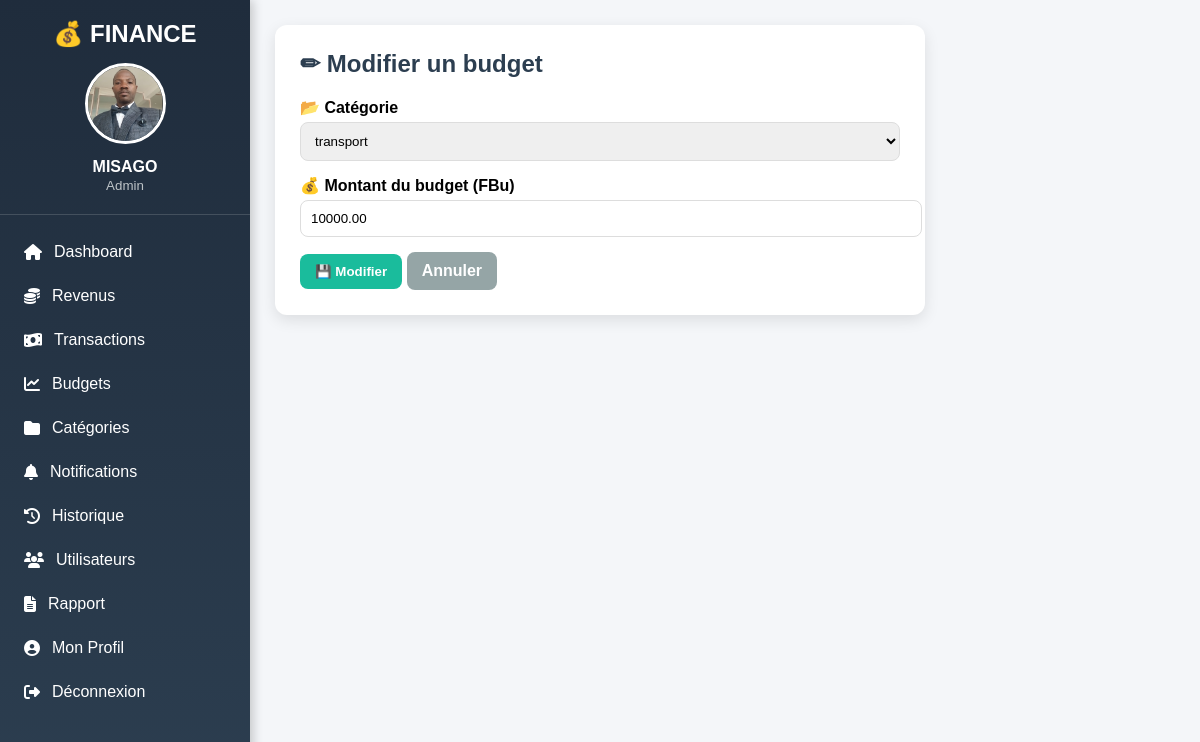
Screenshot of /finance/budgets/edit/1/ (signed in) with the database file from the repository.
### accounts/models.py (models this page shows, shortened)
class User(AbstractUser):
    username = None
    nom = models.CharField(
        max_length=100,
        blank=True,
        null=True
    )
    email = models.EmailField(
        unique=True
    )
    role = models.CharField(
        max_length=20,
        default="utilisateur"
    )
    statut = models.CharField(
        max_length=20,
        default="en attente"
    )
    photo = models.ImageField(
        upload_to="profiles/",
        blank=True,
        null=True,
        default="profiles/default.png"
    )
    USERNAME_FIELD = "email"
    REQUIRED_FIELDS = []
    objects = UserManager()

### finance/models.py (models this page shows, shortened)
class Budget(models.Model):
    user = models.ForeignKey(User, on_delete=models.CASCADE)
    categorie = models.ForeignKey(Categorie, on_delete=models.CASCADE)
    montant = models.DecimalField(max_digits=12, decimal_places=2)
    mois = models.PositiveIntegerField()
    annee = models.PositiveIntegerField()
    date_creation = models.DateTimeField(auto_now_add=True)
    class Meta:
        ordering = ["annee", "mois"]
        unique_together = ("user", "categorie", "mois", "annee")

class Categorie(models.Model):
    user = models.ForeignKey(User, on_delete=models.CASCADE)
    nom = models.CharField(max_length=100)
    description = models.CharField(max_length=255, blank=True, null=True)
    date_creation = models.DateTimeField(auto_now_add=True)
    class Meta:
        ordering = ["nom"]
        unique_together = ("user", "nom")

### finance/views.py (the view, shortened to what this page needs)
# urls.py: path('budgets/edit/<int:pk>/', views.edit_budget, name='edit_budget'),
@login_required
def edit_budget(request, pk):
    budget = get_object_or_404(Budget, pk=pk, user=request.user)
    categories = Categorie.objects.filter(user=request.user)
    return render(request, "finance/edit_budget.html", {
        "budget": budget,
        "categories": categories
    })

### templates/finance/edit_budget.html (shortened to what this page needs)
{% extends "base.html" %}
{% block content %}
<div class="form-box">
    <div class="form-title">✏ Modifier un budget</div>
    <form method="POST">
        <label>📂 Catégorie</label>
        <select name="categorie" required>
            {% for categorie in categories %}
                <option value="{{ categorie.id }}"
                    {% if categorie.id == budget.categorie.id %}
                        selected
                    {% endif %}
                >
                    {{ categorie.nom }}
                </option>
            {% endfor %}
        </select>
        <label>💰 Montant du budget (FBu)</label>
        <input type="number"
               name="montant"
               step="0.01"
               min="0"
               value="{{ budget.montant }}"
               required>
        <button type="submit" class="btn btn-primary">
            💾 Modifier
        </button>
        <a href="{% url 'budget_list' %}" class="btn btn-secondary">
            Annuler
        </a>
    </form>
</div>
{% endblock %}

### templates/base.html (shortened to what this page needs)
<!DOCTYPE html>
<html lang="fr">
<head>
    <link rel="stylesheet" href="https://cdnjs.cloudflare.com/ajax/libs/font-awesome/6.5.0/css/all.min.css">
</head>
<body>
<div class="sidebar">
<h2>💰 FINANCE</h2>
<div class="user-box">
{% if request.user.photo %}
    <img src="{{ request.user.photo.url }}">
{% else %}
    <img src="/media/profiles/default.png">
{% endif %}
<strong>{{ request.user.nom }}</strong>
<small>{{ request.user.role|title }}</small>
</div>
<a href="{% url 'dashboard' %}">
    <i class="fa fa-home"></i> Dashboard
</a>
<a href="{% url 'revenu_list' %}">
    <i class="fa fa-coins"></i> Revenus
</a>
<a href="{% url 'transaction_list' %}">
    <i class="fa fa-money-bill-wave"></i> Transactions
</a>
<a href="{% url 'budget_list' %}">
    <i class="fa fa-chart-line"></i> Budgets
</a>
<a href="{% url 'category_list' %}">
    <i class="fa fa-folder"></i> Catégories
</a>
<a href="{% url 'notification_list' %}">
    <i class="fa fa-bell"></i> Notifications
</a>
<a href="{% url 'historique' %}">
    <i class="fa fa-history"></i> Historique
</a>
{% if request.user.is_authenticated %}
<a href="{% url 'admin_users' %}">
    <i class="fa fa-users"></i> Utilisateurs
</a>
<a href="{% url 'send_report' %}">
    <i class="fa fa-file-alt"></i> Rapport
</a>
{% endif %}
<a href="{% url 'profile' %}">
    <i class="fa fa-user-circle"></i> Mon Profil
</a>
<a href="{% url 'logout' %}">
    <i class="fa fa-sign-out-alt"></i> Déconnexion
</a>
</div>
<div class="content">
    {% block content %}
    {% endblock %}
</div>
</body>
</html>

### templates/base.html (style rules this page uses)
body { margin:0; font-family:Arial, Helvetica, sans-serif; background:#f4f6f9; }
.sidebar { width:250px; height:100vh; background:linear-gradient(180deg,#1f2c3c,#2c3e50); position:fixed; left:0; top:0; overflow-y:auto; box-shadow:3px 0 10px rgba(0,0,0,.2); }
.sidebar h2 { color:white; text-align:center; margin-top:20px; margin-bottom:15px; }
.user-box { text-align:center; color:white; padding-bottom:20px; border-bottom:1px solid rgba(255,255,255,.15); margin-bottom:15px; }
.user-box img { width:75px; height:75px; border-radius:50%; object-fit:cover; border:3px solid white; }
.user-box strong { display:block; margin-top:10px; font-size:16px; }
.user-box small { color:#bdc3c7; }
.sidebar a { display:flex; align-items:center; gap:12px; color:white; text-decoration:none; padding:13px 20px; transition:.3s; border-left:4px solid transparent; }
.content { margin-left:250px; padding:25px; }

### templates/finance/edit_budget.html (style rules this page uses)
.form-box { background: white; padding: 25px; border-radius: 12px; box-shadow: 0 5px 15px rgba(0,0,0,0.1); max-width: 600px; }
.form-title { font-size: 24px; font-weight: bold; margin-bottom: 20px; color: #2c3e50; }
label { font-weight: bold; display: block; margin-bottom: 5px; }
input, select { width: 100%; padding: 10px; margin-bottom: 15px; border: 1px solid #ddd; border-radius: 8px; outline: none; transition: 0.3s; }
.btn { padding: 10px 15px; border-radius: 8px; text-decoration: none; font-weight: bold; border: none; cursor: pointer; display: inline-block; }
.btn-primary { background: #1abc9c; color: white; }
.btn-secondary { background: #95a5a6; color: white; }

### rows the page displays
User: user.photo (picture), user.nom "MISAGO", user.role "Admin"
Budget: categorie "transport", montant "10000.00"
